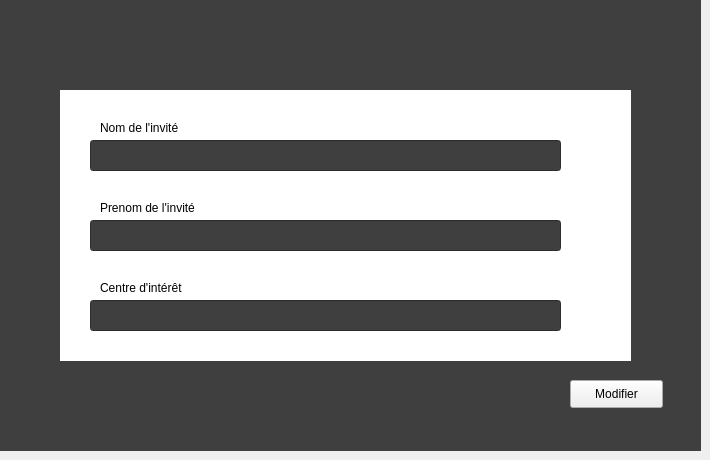
      <widget class="QWidget" name="tab_27">
       <attribute name="title">
        <string>Modifier invité</string>
       </attribute>
       <widget class="QLabel" name="label_107">
        <property name="geometry">
         <rect>
          <x>60</x>
          <y>90</y>
          <width>571</width>
          <height>271</height>
         </rect>
        </property>
        <property name="styleSheet">
         <string notr="true">background-color: rgb(255, 255, 255);</string>
        </property>
        <property name="text">
         <string/>
        </property>
       </widget>
       <widget class="QLineEdit" name="lineEdit_31">
        <property name="geometry">
         <rect>
          <x>90</x>
          <y>140</y>
          <width>471</width>
          <height>31</height>
         </rect>
        </property>
        <property name="styleSheet">
         <string notr="true">background-color: rgb(63, 63, 63);</string>
        </property>
       </widget>
       <widget class="QLineEdit" name="lineEdit_32">
        <property name="geometry">
         <rect>
          <x>90</x>
          <y>220</y>
          <width>471</width>
          <height>31</height>
         </rect>
        </property>
        <property name="styleSheet">
         <string notr="true">background-color: rgb(63, 63, 63);</string>
        </property>
       </widget>
       <widget class="QLineEdit" name="lineEdit_33">
        <property name="geometry">
         <rect>
          <x>90</x>
          <y>300</y>
          <width>471</width>
          <height>31</height>
         </rect>
        </property>
        <property name="styleSheet">
         <string notr="true">background-color: rgb(63, 63, 63);</string>
        </property>
       </widget>
       <widget class="QLabel" name="label_108">
        <property name="geometry">
         <rect>
          <x>0</x>
          <y>0</y>
          <width>701</width>
          <height>451</height>
         </rect>
        </property>
        <property name="styleSheet">
         <string notr="true">background-color: rgb(63, 63, 63);</string>
        </property>
        <property name="text">
         <string/>
        </property>
       </widget>
       <widget class="QLabel" name="label_109">
        <property name="geometry">
         <rect>
          <x>10</x>
          <y>20</y>
          <width>61</width>
          <height>21</height>
         </rect>
        </property>
        <property name="styleSheet">
         <string notr="true">image: url(:/flchfinalll/flch final.png);</string>
        </property>
        <property name="text">
         <string/>
        </property>
       </widget>
       <widget class="QPushButton" name="pushButton_53">
        <property name="geometry">
         <rect>
          <x>570</x>
          <y>380</y>
          <width>93</width>
          <height>28</height>
         </rect>
        </property>
        <property name="text">
         <string>Modifier</string>
        </property>
       </widget>
       <widget class="QLabel" name="label_110">
        <property name="geometry">
         <rect>
          <x>100</x>
          <y>120</y>
          <width>91</width>
          <height>16</height>
         </rect>
        </property>
        <property name="text">
         <string>Nom de l'invité</string>
        </property>
       </widget>
       <widget class="QLabel" name="label_111">
        <property name="geometry">
         <rect>
          <x>100</x>
          <y>200</y>
          <width>111</width>
          <height>16</height>
         </rect>
        </property>
        <property name="text">
         <string>Prenom de l'invité</string>
        </property>
       </widget>
       <widget class="QLabel" name="label_112">
        <property name="geometry">
         <rect>
          <x>100</x>
          <y>280</y>
          <width>111</width>
          <height>16</height>
         </rect>
        </property>
        <property name="text">
         <string>Centre d'intérêt</string>
        </property>
       </widget>
       <zorder>label_108</zorder>
       <zorder>label_107</zorder>
       <zorder>lineEdit_31</zorder>
       <zorder>lineEdit_32</zorder>
       <zorder>lineEdit_33</zorder>
       <zorder>label_109</zorder>
       <zorder>pushButton_53</zorder>
       <zorder>label_110</zorder>
       <zorder>label_111</zorder>
       <zorder>label_112</zorder>
      </widget>
